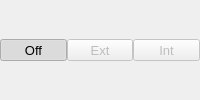
                    <widget class="QFrame" name="toolButtonDarkFrameSubtraction">
                     <layout class="QHBoxLayout" name="horizontalLayout_23">
                      <property name="spacing">
                       <number>0</number>
                      </property>
                      <property name="leftMargin">
                       <number>0</number>
                      </property>
                      <property name="topMargin">
                       <number>0</number>
                      </property>
                      <property name="rightMargin">
                       <number>0</number>
                      </property>
                      <property name="bottomMargin">
                       <number>0</number>
                      </property>
                      <item>
                       <widget class="ColorToolButton" name="toolButtonDarkFrameSubtractionOff">
                        <property name="sizePolicy">
                         <sizepolicy hsizetype="Preferred" vsizetype="Fixed">
                          <horstretch>0</horstretch>
                          <verstretch>0</verstretch>
                         </sizepolicy>
                        </property>
                     <property name="font">
                       <font>
                        <pointsize>10</pointsize>
                       </font>
                     </property>
                     <property name="toolTip">
                      <string>Disable Dual ISO processing.</string>
                     </property>
                     <property name="statusTip">
                      <string>Disable Dual ISO processing.</string>
                     </property>
                     <property name="text">
                       <string>Off</string>
                     </property>
                        <property name="checkable">
                         <bool>true</bool>
                        </property>
                        <property name="checked">
                         <bool>true</bool>
                        </property>
                        <property name="autoExclusive">
                         <bool>true</bool>
                        </property>
                       </widget>
                      </item>
                      <item>
                       <widget class="ColorToolButton" name="toolButtonDarkFrameSubtractionExt">
                        <property name="enabled">
                         <bool>false</bool>
                        </property>
                        <property name="sizePolicy">
                         <sizepolicy hsizetype="Preferred" vsizetype="Fixed">
                          <horstretch>0</horstretch>
                          <verstretch>0</verstretch>
                         </sizepolicy>
                        </property>
                        <property name="font">
                         <font>
                          <pointsize>10</pointsize>
                         </font>
                        </property>
                        <property name="text">
                         <string>Ext</string>
                        </property>
                        <property name="checkable">
                         <bool>true</bool>
                        </property>
                        <property name="autoExclusive">
                         <bool>true</bool>
                        </property>
                       </widget>
                      </item>
                      <item>
                       <widget class="ColorToolButton" name="toolButtonDarkFrameSubtractionInt">
                        <property name="enabled">
                         <bool>false</bool>
                        </property>
                        <property name="sizePolicy">
                         <sizepolicy hsizetype="Preferred" vsizetype="Fixed">
                          <horstretch>0</horstretch>
                          <verstretch>0</verstretch>
                         </sizepolicy>
                        </property>
                        <property name="font">
                         <font>
                          <pointsize>10</pointsize>
                         </font>
                        </property>
                        <property name="text">
                         <string>Int</string>
                        </property>
                        <property name="checkable">
                         <bool>true</bool>
                        </property>
                        <property name="autoExclusive">
                         <bool>true</bool>
                        </property>
                       </widget>
                      </item>
                     </layout>
                    </widget>
